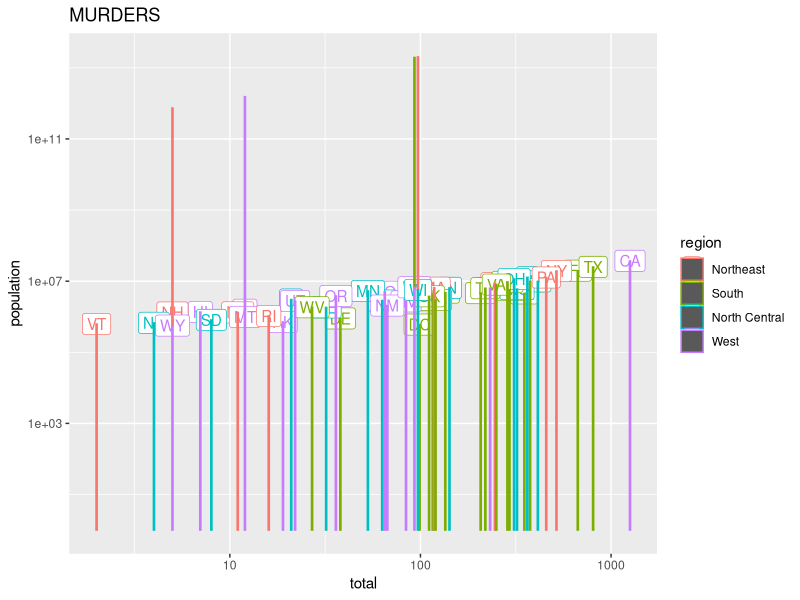

Generate this figure with R:
library(dplyr)
#in dplyr have mutate,select,filter
library(ggplot2)
#for plot
library(dslabs)
#for data sets
data(murders)

p <- ggplot(murders)
class(p)

q <- murders %>% ggplot()
class(q)

#geom_point text
r <- murders %>% ggplot(aes(x= population, y=total)) +
  geom_point()
#r

#geom_point colors
s <- murders %>% ggplot(aes( total, population, label=abb)) +
  geom_point() +
  geom_label(color="blue")
#s

#geom_labels by region
t <- murders %>% ggplot(aes(total, population, label= abb,color =region))+
  geom_point() +
  geom_label() +
  geom_col()
#t

#log scale & Titles
u <- t + scale_x_log10() + scale_y_log10() + ggtitle("MURDERS")
u
